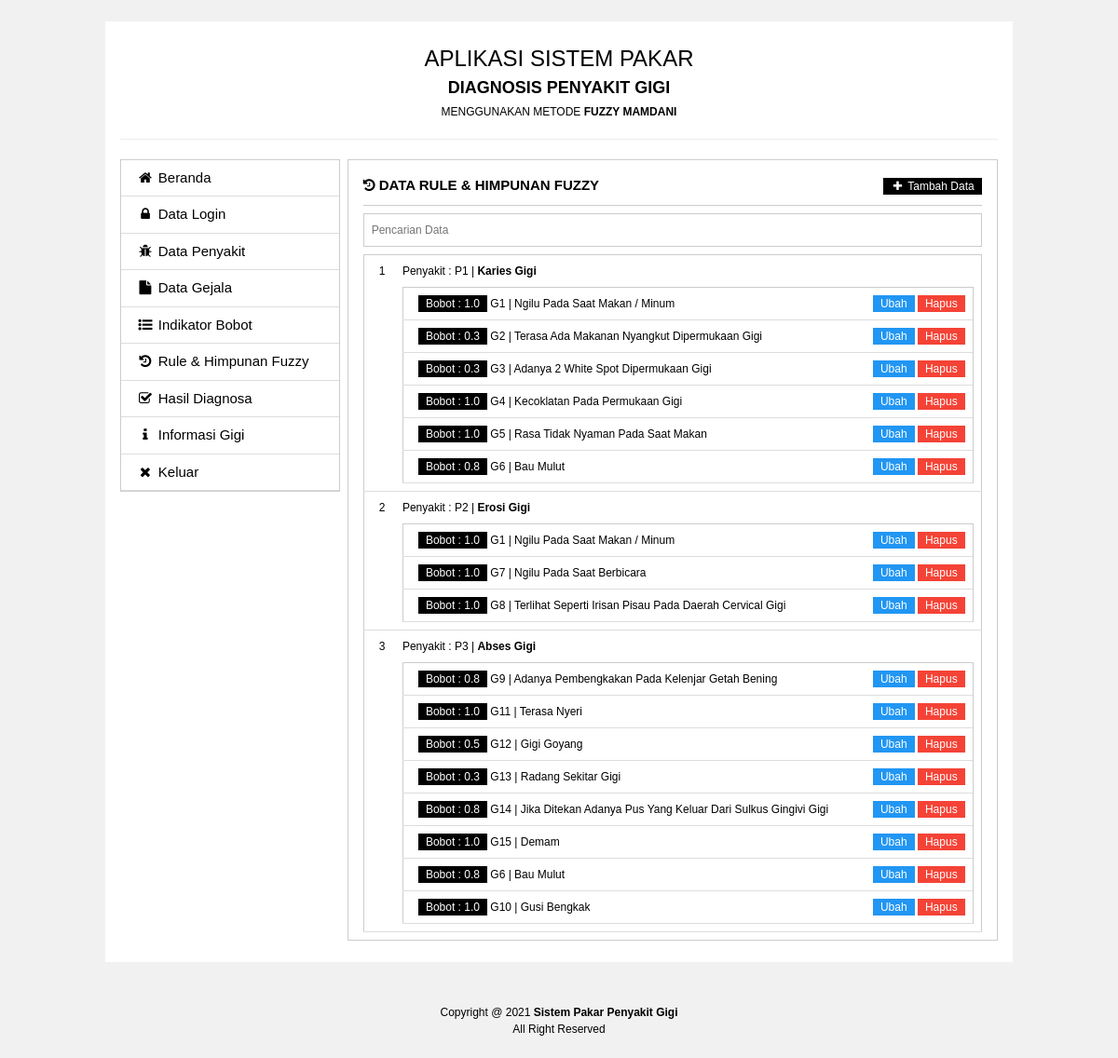
The app's page /admin/bobot_read.php with its own data.
### tables this page shows
CREATE TABLE `penyakit` (
  `kd_penyakit` varchar(30) NOT NULL,
  `nama_penyakit` varchar(30) NOT NULL,
  `definisi` text NOT NULL,
  `solusi` text NOT NULL
);

CREATE TABLE `bobot` (
  `id_bobot` int(11) NOT NULL,
  `kd_gejala` varchar(30) NOT NULL,
  `kd_penyakit` varchar(30) NOT NULL,
  `bobot` double NOT NULL
);

CREATE TABLE `gejala` (
  `kd_gejala` varchar(30) NOT NULL,
  `gejala` text NOT NULL
);

### admin/bobot_read.php (the view, shortened to what this page needs)
<?php include "../koneksi.php" ?>
<?php
$logoutAction = $_SERVER['PHP_SELF']."?doLogout=true";
?>
<!DOCTYPE html>
<html>
<head>
<link rel="stylesheet" href="../assets/w3.css">
<link href="../assets/plugins/font-awesome/css/font-awesome.min.css" rel="stylesheet">
</head>
<body class="w3-light-gray">
<br>
<div class="w3-container w3-light-gray">
	<div class="w3-row">
    	<div class="w3-col l1">&nbsp;</div>
        <div class="w3-col l10 w3-white">
        	<div class="w3-container"><br>
            	<div class="w3-row">
                	<div class="w3-col l12 w3-center">
                    	<div class="w3-xlarge">APLIKASI SISTEM PAKAR</div>
                        <div class="w3-large"><strong>DIAGNOSIS PENYAKIT GIGI</strong></div>
                        <div class="w3-small" style="margin-top:3px;">MENGGUNAKAN METODE <strong>FUZZY MAMDANI</strong></div>
                    </div>
                </div>
                <hr>
            </div>
            <div class="w3-container">
            	<div class="w3-row">
                	<div class="w3-col l3">
                    	<div>
                        	<ul class="w3-ul w3-hoverable w3-border">
  <a href="home.php" style="text-decoration:none"><li style="border-bottom:1px solid #DDD;"><i class="fa fa-home fa-fw"></i> Beranda</li></a>
  <a href="admin_read.php" style="text-decoration:none"><li style="border-bottom:1px solid #DDD;"><i class="fa fa-lock fa-fw"></i> Data Login</li></a>
  <a href="penyakit_read.php" style="text-decoration:none"><li style="border-bottom:1px solid #DDD;"><i class="fa fa-bug fa-fw"></i> Data Penyakit</li></a>
  <a href="gejala_read.php" style="text-decoration:none"><li style="border-bottom:1px solid #DDD;"><i class="fa fa-file fa-fw"></i> Data Gejala</li></a>
  <a href="indikator_read.php" style="text-decoration:none"><li style="border-bottom:1px solid #DDD;"><i class="fa fa-list-ul fa-fw"></i> Indikator Bobot</li></a>
  <a href="bobot_read.php" style="text-decoration:none"><li style="border-bottom:1px solid #DDD;"><i class="fa fa-history fa-fw"></i> Rule & Himpunan Fuzzy</li></a>
  <a href="hasil_read.php" style="text-decoration:none"><li style="border-bottom:1px solid #DDD;"><i class="fa fa-check-square-o fa-fw"></i> Hasil Diagnosa</li></a>
  <a href="informasi_read.php" style="text-decoration:none"><li style="border-bottom:1px solid #DDD;"><i class="fa fa-info fa-fw"></i> Informasi Gigi</li></a>
  <a onClick="return confirm('Anda Yakin Ingin Keluar?')" href="<?php echo $logoutAction ?>" style="text-decoration:none">
  <li style="border-bottom:1px solid #DDD;"><i class="fa fa-times fa-fw"></i> Keluar</li>
  </a>
                       	  </ul>
                        </div>
                    </div>
                    <div class="w3-col l9" style="padding-left:8px;">
                    	<div class="w3-border w3-padding"><div class="w3-border-bottom" style="padding-bottom:10px; margin-top:8px;"><strong><i class="fa fa-history"></i> DATA RULE & HIMPUNAN FUZZY</strong><span class="w3-right"><a href="bobot_create.php" class="w3-tag w3-black w3-small" style="text-decoration:none"><i class="fa fa-plus fa-fw"></i> Tambah Data</a></span></div>
<input oninput="w3.filterHTML('#bobot', '.bobot', this.value)" placeholder="Pencarian Data" class="w3-input w3-border w3-small" style="outline:none; margin-top:8px;" autofocus>
  <table class="w3-table w3-small w3-bordered w3-border" id="bobot" style="margin-top:8px;">
    <?php
    $query=mysqli_query($koneksi, "SELECT bobot.kd_gejala,bobot.kd_penyakit,penyakit.kd_penyakit,penyakit.nama_penyakit AS penyakit FROM bobot,penyakit WHERE bobot.kd_penyakit=penyakit.kd_penyakit GROUP BY bobot.kd_penyakit")or die(mysql_error());
	$no=0;
	while($row=mysqli_fetch_array($query)){
	$idpenyakit=$row['kd_penyakit'];
	$no++;
	?>
  <tr class="bobot">
    <td><?php echo $no;?></td>
    <td>Penyakit :
	<?php echo $row['kd_penyakit'];?>&nbsp;|&nbsp;<strong><?php echo $row['penyakit'];?></strong>
   <table style="margin-top:8px;" class="w3-table w3-border">
    <?php
	$query2=mysqli_query($koneksi, "SELECT bobot.id_bobot,bobot.kd_gejala,bobot.bobot,bobot.kd_penyakit,gejala.gejala AS namagejala FROM bobot,gejala WHERE bobot.kd_penyakit='$idpenyakit' AND gejala.kd_gejala=bobot.kd_gejala")or die(mysql_error());
	while ($row2=mysqli_fetch_array($query2)){
		?>
   		<tr class="w3-small">
        	<td class="w3-border-right"><span class="w3-tag w3-small">Bobot : <?php echo number_format($row2['bobot'],1) ?></span> <?php echo $row2['kd_gejala']." | ".$row2['namagejala'] ?><span class="w3-right"><a class="w3-tag w3-small w3-blue" style="text-decoration:none" href="bobot_update.php?id_bobot=<?php echo $row2['id_bobot'] ?>">Ubah</a> <a onClick="return confirm('Anda Yakin Ingin Menghapus?')" href="bobot_delete.php?id_bobot=<?php echo $row2['id_bobot'] ?>" class="w3-tag w3-small w3-red" style="text-decoration:none">Hapus</a></span></td>
        </tr>
   <?php
		}
	?>
    </table>
    </td>
    </tr><?php } ?>
</table>
                      </div>
                    </div>
                </div>
            </div><br>
        </div>
        <div class="w3-col l1">&nbsp;</div>
    </div>
</div><br>
<br>
<div class="w3-center w3-small">Copyright @ 2021 <strong>Sistem Pakar Penyakit Gigi</strong><br>
All Right Reserved</div>
<br>
</body>
</html>

### assets/w3.css (style rules this page uses)
*,*:before,*:after { box-sizing:inherit }
html { -ms-text-size-adjust:100%;-webkit-text-size-adjust:100% }
body { margin:0 }
a { background-color:transparent;-webkit-text-decoration-skip:objects }
hr { box-sizing:content-box;height:0;overflow:visible }
button,input,select,textarea { font:inherit;margin:0 }
button,input { overflow:visible }
html,body { font-family:Verdana,sans-serif;font-size:15px;line-height:1.5 }
html { overflow-x:hidden }
hr { border:0;border-top:1px solid #eee;margin:20px 0 }
a { color:inherit }
.w3-table,.w3-table-all { border-collapse:collapse;border-spacing:0;width:100%;display:table }
.w3-bordered tr,.w3-table-all tr { border-bottom:1px solid #ddd }
.w3-table td,.w3-table th,.w3-table-all td,.w3-table-all th { padding:8px 8px;display:table-cell;text-align:left;vertical-align:top }
.w3-table th:first-child,.w3-table td:first-child,.w3-table-all th:first-child,.w3-table-all td:first-child { padding-left:16px }
.w3-badge,.w3-tag { background-color:#000;color:#fff;display:inline-block;padding-left:8px;padding-right:8px;text-align:center }
.w3-ul { list-style-type:none;padding:0;margin:0 }
.w3-ul li { padding:8px 16px;border-bottom:1px solid #ddd }
.w3-ul li:last-child { border-bottom:none }
.w3-input { padding:8px;display:block;border:none;border-bottom:1px solid #ccc;width:100% }
.w3-container:after,.w3-container:before,.w3-panel:after,.w3-panel:before,.w3-row:after,.w3-row:before,.w3-row-padding:after,.w3-row-padding:before, .w3-cell-row:before,.w3-cell-row:after,.w3-clear:after,.w3-clear:before,.w3-bar:before,.w3-bar:after { content:"";display:table;clear:both }
.w3-col,.w3-half,.w3-third,.w3-twothird,.w3-threequarter,.w3-quarter { float:left;width:100% }
@media (min-width:993px) { .w3-col.l1 { width:8.33333% } }
@media (min-width:993px) { .w3-col.l3 { width:24.99999% } }
@media (min-width:993px) { .w3-col.l9 { width:74.99999% } }
@media (min-width:993px) { .w3-col.l10 { width:83.33333% } }
@media (min-width:993px) { .w3-col.l12 { width:99.99999% } }
.w3-container,.w3-panel { padding:0.01em 16px }
.w3-small { font-size:12px!important }
.w3-large { font-size:18px!important }
.w3-xlarge { font-size:24px!important }
.w3-center { text-align:center!important }
.w3-border { border:1px solid #ccc!important }
.w3-border-bottom { border-bottom:1px solid #ccc!important }
.w3-border-right { border-right:1px solid #ccc!important }
.w3-padding { padding:8px 16px!important }
.w3-right { float:right!important }
.w3-blue,.w3-hover-blue:hover { color:#fff!important;background-color:#2196F3!important }
.w3-red,.w3-hover-red:hover { color:#fff!important;background-color:#f44336!important }
.w3-white,.w3-hover-white:hover { color:#000!important;background-color:#fff!important }
.w3-black,.w3-hover-black:hover { color:#fff!important;background-color:#000!important }
.w3-light-grey,.w3-hover-light-grey:hover,.w3-light-gray,.w3-hover-light-gray:hover { color:#000!important;background-color:#f1f1f1!important }

### records on screen
penyakit: kd_penyakit "P1", nama_penyakit "Karies Gigi"
bobot: bobot "1.0", kd_gejala "G1", kd_gejala.gejala "Ngilu Pada Saat Makan / Minum"
bobot: bobot "0.3", kd_gejala "G2", kd_gejala.gejala "Terasa Ada Makanan Nyangkut Dipermukaan Gigi"
bobot: bobot "0.3", kd_gejala "G3", kd_gejala.gejala "Adanya 2 White Spot Dipermukaan Gigi"
bobot: bobot "1.0", kd_gejala "G4", kd_gejala.gejala "Kecoklatan Pada Permukaan Gigi"
bobot: bobot "1.0", kd_gejala "G5", kd_gejala.gejala "Rasa Tidak Nyaman Pada Saat Makan"
bobot: bobot "0.8", kd_gejala "G6", kd_gejala.gejala "Bau Mulut"
penyakit: kd_penyakit "P2", nama_penyakit "Erosi Gigi"
bobot: bobot "1.0", kd_gejala "G1", kd_gejala.gejala "Ngilu Pada Saat Makan / Minum"
bobot: bobot "1.0", kd_gejala "G7", kd_gejala.gejala "Ngilu Pada Saat Berbicara"
bobot: bobot "1.0", kd_gejala "G8", kd_gejala.gejala "Terlihat Seperti Irisan Pisau Pada Daerah Cervical Gigi"
penyakit: kd_penyakit "P3", nama_penyakit "Abses Gigi"
bobot: bobot "0.8", kd_gejala "G9", kd_gejala.gejala "Adanya Pembengkakan Pada Kelenjar Getah Bening"
bobot: bobot "1.0", kd_gejala "G11", kd_gejala.gejala "Terasa Nyeri"
bobot: bobot "0.5", kd_gejala "G12", kd_gejala.gejala "Gigi Goyang"
bobot: bobot "0.3", kd_gejala "G13", kd_gejala.gejala "Radang Sekitar Gigi"
bobot: bobot "0.8", kd_gejala "G14", kd_gejala.gejala "Jika Ditekan Adanya Pus Yang Keluar Dari Sulkus Gingivi Gigi"
bobot: bobot "1.0", kd_gejala "G15", kd_gejala.gejala "Demam"
bobot: bobot "0.8", kd_gejala "G6", kd_gejala.gejala "Bau Mulut"
bobot: bobot "1.0", kd_gejala "G10", kd_gejala.gejala "Gusi Bengkak"
